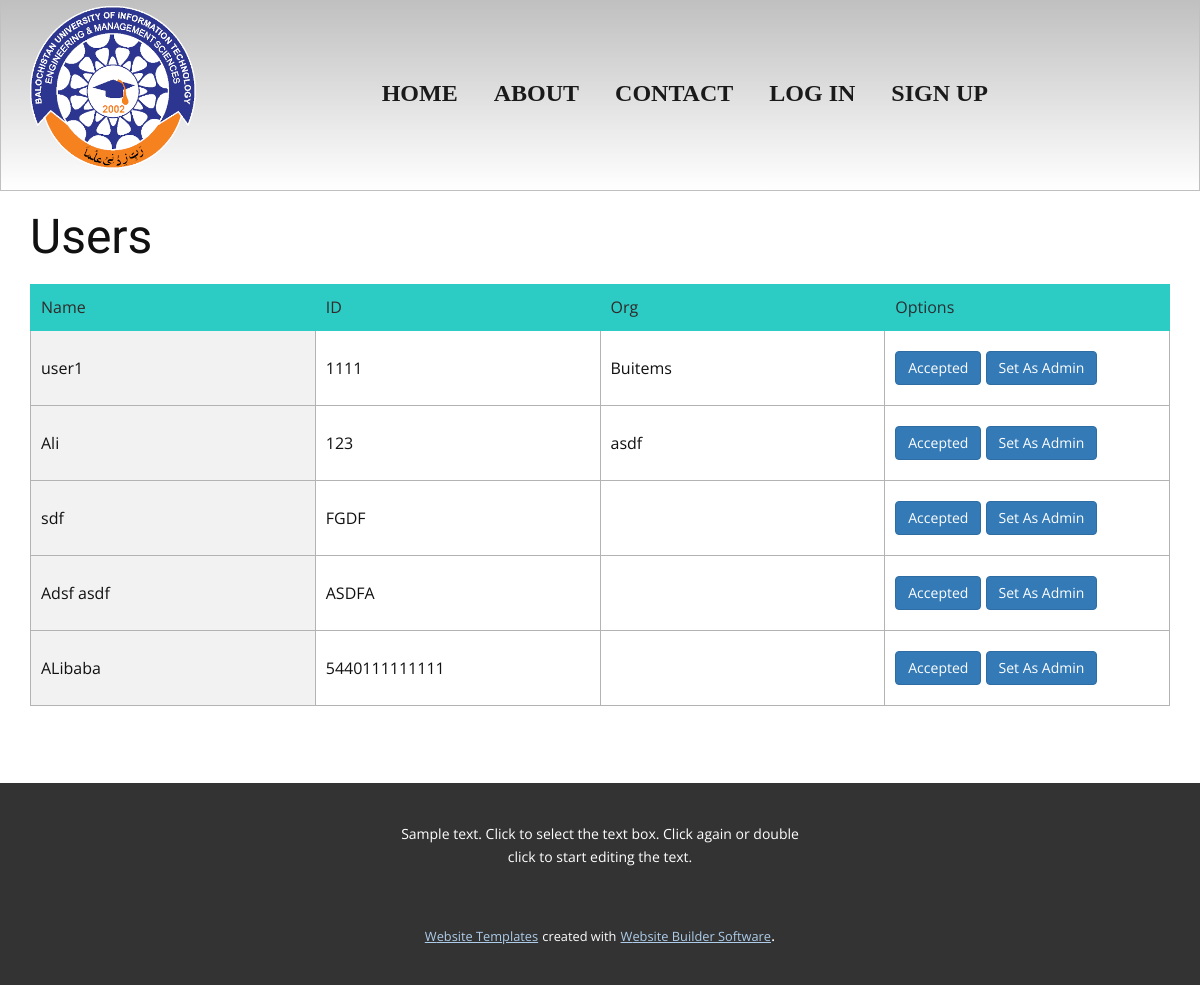
The page /pendings on the database its author committed.
### tables this page shows
CREATE TABLE newguests (guestID INTEGER PRIMARY KEY, GuestName TEXT, title text, password text,  identification integer, idtype text, phonenumber text, email text, org text, posAdd text, gender text, allergies text, medicalneeds text , usertype Text);

### app.py (the view)
@app.route('/pendings', methods=["GET", "POST"])
def pendings():
    if request.method == "POST":
        print(zip(request.form.get("result")))
        for a in request.form.getlist("result") :
            print(a)
        print(request.form)
        print("Json : ", request.get_json())
        return redirect('/pendings')
    else:
        onebooking = {'userID': '1', 'CNIC': '1236', }
        secondbooking = {'userID': '2', 'UserId': '12336'}
        prof = []
    pendingUsers = bd.execute("Select guestID, identification, guestname, org, usertype from newguests").fetchall()
    bd.commit()
    for a in pendingUsers:
        prof.append({"userID" : a[0], "name" : a[2], "CNIC" : a[1]})
    return render_template("pendings.html", all_pendings = pendingUsers, CurrentTime= datetime.now().strftime("%d/%m/%Y %H:%M:%S"))

### templates/pendings.html (shortened to what this page needs)
<!DOCTYPE html>
<html style="font-size: 16px;">
<head>
    <link rel="stylesheet" href="https://maxcdn.bootstrapcdn.com/bootstrap/3.4.1/css/bootstrap.min.css">
    <link rel="stylesheet" href="{{ url_for('static', filename='basic/css/nicepage.css') }}" media="screen">
    <link rel="stylesheet" href="{{ url_for('static', filename='basic/css/Log-In.css') }}" media="screen">
</head>
<body class="u-body">
<header class="u-align-center-xs u-border-1 u-border-grey-25 u-clearfix u-gradient u-header u-header" id="sec-9c83">
    <div class="u-clearfix u-sheet u-sheet-1">
        <a href="https://nicepage.com" class="u-image u-logo u-image-1" data-image-width="315" data-image-height="309">
            <img src="{{ url_for('static', filename='basic/images/BUITEMS_logo.png') }}"
                 class="u-logo-image u-logo-image-1">
        </a>
        <nav class="u-align-left u-menu u-menu-dropdown u-nav-spacing-25 u-offcanvas u-menu-1">
            <div class="u-custom-menu u-nav-container">
                <ul class="u-nav u-spacing-30 u-unstyled u-nav-1">
                    <li class="u-nav-item"><a
                            class="u-border-6 u-border-active-palette-1-base u-border-hover-palette-1-base u-border-no-left u-border-no-right u-border-no-top u-button-style u-nav-link u-radius-4 u-text-active-palette-1-base u-text-grey-90 u-text-hover-grey-90"
                            href="Home.html" style="padding: 10px 0px;">Home</a>
                    </li>
                    <li class="u-nav-item"><a
                            class="u-border-6 u-border-active-palette-1-base u-border-hover-palette-1-base u-border-no-left u-border-no-right u-border-no-top u-button-style u-nav-link u-radius-4 u-text-active-palette-1-base u-text-grey-90 u-text-hover-grey-90"
                            href="About.html" style="padding: 10px 0px;">About</a>
                    </li>
                    <li class="u-nav-item"><a
                            class="u-border-6 u-border-active-palette-1-base u-border-hover-palette-1-base u-border-no-left u-border-no-right u-border-no-top u-button-style u-nav-link u-radius-4 u-text-active-palette-1-base u-text-grey-90 u-text-hover-grey-90"
                            href="Contact.html" style="padding: 10px 0px;">Contact</a>
                    </li>
                    <li class="u-nav-item"><a
                            class="u-border-6 u-border-active-palette-1-base u-border-hover-palette-1-base u-border-no-left u-border-no-right u-border-no-top u-button-style u-nav-link u-radius-4 u-text-active-palette-1-base u-text-grey-90 u-text-hover-grey-90"
                            href="Log-In.html" style="padding: 10px 0px;">Log In</a>
                    </li>
                    <li class="u-nav-item"><a
                            class="u-border-6 u-border-active-palette-1-base u-border-hover-palette-1-base u-border-no-left u-border-no-right u-border-no-top u-button-style u-nav-link u-radius-4 u-text-active-palette-1-base u-text-grey-90 u-text-hover-grey-90"
                            href="Sign-Up.html" style="padding: 10px 0px;">Sign Up</a>
                    </li>
                </ul>
            </div>
        </nav>
    </div>
</header>
<section class="u-align-center u-clearfix u-section-2" id="sec-7b39">
    <form action="{{ url_for('updateuser') }}" method="post">
        <div class="u-clearfix u-sheet u-valign-middle u-sheet-1">
            <h1 class="u-text u-text-default u-text-1">Users</h1>
            <div class="u-expanded-width u-table u-table-responsive u-table-1">
                <table class="u-table-entity u-table-entity-1">
                    <colgroup>
                        <col width="25%">
                        <col width="25%">
                        <col width="25%">
                        <col width="25%">
                    </colgroup>
                    <thead class="u-palette-4-base u-table-header u-table-header-1">
                    <tr style="height: 21px;">
                        <th class="u-border-1 u-border-palette-4-base u-table-cell u-text-palette-2-dark-3">Name
                        </th>
                        <th class="u-border-1 u-border-palette-4-base u-table-cell u-text-palette-2-dark-3">ID
                        </th>
                        <th class="u-border-1 u-border-palette-4-base u-table-cell u-text-palette-2-dark-3">Org
                        </th>
                        <th class="u-border-1 u-border-palette-4-base u-table-cell u-text-palette-1-dark-3">Options</th>
                    </tr>
                    </thead>
                    <tbody class="u-table-body">
                    {% for onebooking in all_pendings %}
                    <tr style="height: 75px;">
                        <td class="u-border-1 u-border-grey-30 u-first-column u-grey-5 u-table-cell u-table-cell-5">{{
                            onebooking[2] }}
                        </td>
                        <td class="u-border-1 u-border-grey-30 u-table-cell">{{ onebooking[1] }}</td>
                        <td class="u-border-1 u-border-grey-30 u-table-cell">{{ onebooking[3] }}</td>
                        <td class="u-border-1 u-border-grey-30 u-table-cell u-table-cell-12">
                            {% if onebooking[4] != 'Accepted' %}
                            <input name="{{onebooking[0]}}" type="submit" value="Accepted" class="btn btn-primary">
                            {% else %}
                             <input name="{{onebooking[0]}}" type="submit" value="Suspended" class="btn btn-primary">
                        {% endif %}
                        {% if onebooking[5] != 'Accepted' %}
                            <input name="{{onebooking[0]}}" type="submit" value="Set As Admin" class="btn btn-primary">
                            {% else %}
                             <input name="{{onebooking[0]}}" type="submit" value="Set As User" class="btn btn-primary">
                        {% endif %}
                    </tr>
                    {% endfor %}
                    </tbody>
                </table>
                <br>
                <br>
                <br>
            </div>
        </div>
    </form>
</section>
<footer class="u-align-center u-clearfix u-footer u-grey-80 u-footer" id="sec-b76c">
    <div class="u-clearfix u-sheet u-sheet-1">
        <p class="u-small-text u-text u-text-variant u-text-1">Sample text. Click to select the text box. Click again or
            double click to start editing the text.</p>
    </div>
</footer>
<section class="u-backlink u-clearfix u-grey-80">
    <a class="u-link" href="https://nicepage.com/website-templates" target="_blank">
        <span>Website Templates</span>
    </a>
    <p class="u-text">
        <span>created with</span>
    </p>
    <a class="u-link" href="https://nicepage.com/" target="_blank">
        <span>Website Builder Software</span>
    </a>.
</section>
</body>
</html>

### rows shown on the page
newguests: GuestName "user1", identification "1111", org "Buitems"
newguests: GuestName "Ali", identification "123", org "asdf"
newguests: GuestName "sdf", identification "FGDF"
newguests: GuestName "Adsf asdf", identification "ASDFA"
newguests: GuestName "ALibaba", identification "5440111111111"
